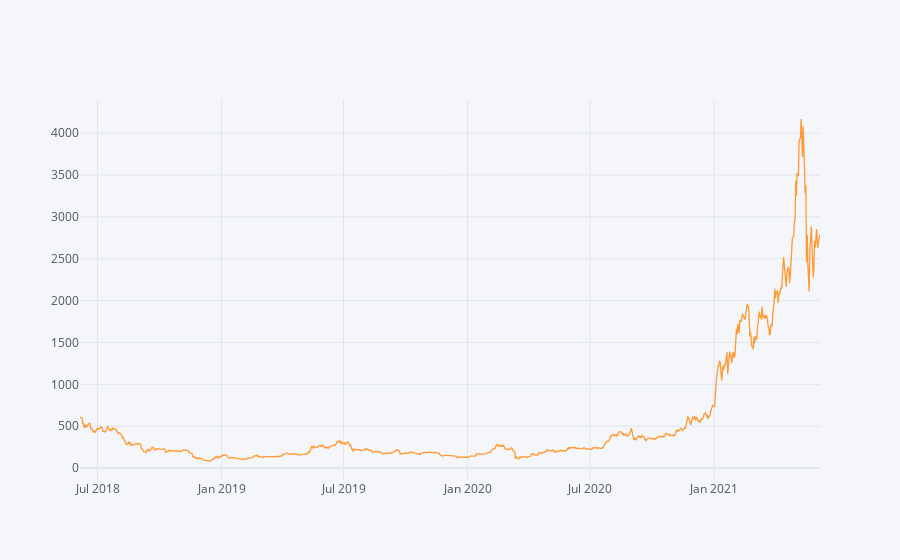

The notebook cell saved with this chart:
### Code cell
#Visualization (Closing Price)
df.xs(key='Close',axis=1).iplot()

### Figure 1 — Plotly figure (JSON) as saved in the notebook; plotly's stock layout.template omitted (floating-point values rounded to 4 significant figures; data arrays with more than 128 entries replaced by an {"elided": "..."} marker saying what was removed)
{"data": [{"line": {"color": "rgba(255, 153, 51, 1.0)", "dash": "solid", "shape": "linear", "width": 1.3}, "mode": "lines", "name": "Close", "text": "", "type": "scatter", "x": {"elided": "1094 str values"}, "y": {"elided": "1094 float values"}}], "layout": {"legend": {"bgcolor": "#F5F6F9", "font": {"color": "#4D5663"}}, "paper_bgcolor": "#F5F6F9", "plot_bgcolor": "#F5F6F9", "title": {"font": {"color": "#4D5663"}}, "xaxis": {"gridcolor": "#E1E5ED", "showgrid": true, "tickfont": {"color": "#4D5663"}, "title": {"font": {"color": "#4D5663"}, "text": ""}, "zerolinecolor": "#E1E5ED"}, "yaxis": {"gridcolor": "#E1E5ED", "showgrid": true, "tickfont": {"color": "#4D5663"}, "title": {"font": {"color": "#4D5663"}, "text": ""}, "zerolinecolor": "#E1E5ED"}}}
